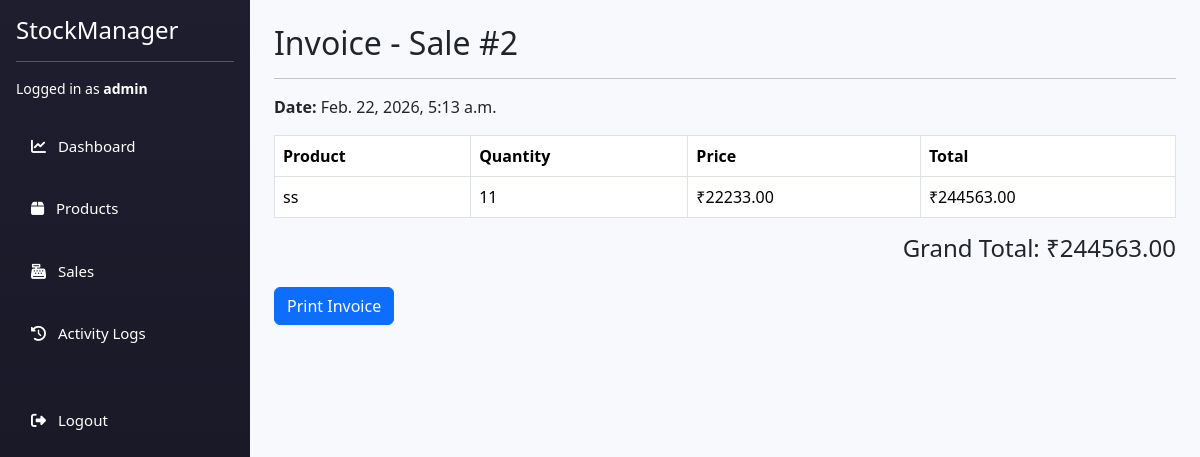
Screenshot of /sales/2/ (signed in) with the database file from the repository.
### app/models.py (models this page shows, shortened)
class Sale(models.Model):
    created_at = models.DateTimeField(auto_now_add=True)
    total_amount = models.DecimalField(max_digits=10, decimal_places=2, default=0)

class SaleItem(models.Model):
    sale = models.ForeignKey(Sale, on_delete=models.CASCADE, related_name='items')
    product = models.ForeignKey(Product, on_delete=models.CASCADE)
    quantity = models.PositiveIntegerField()
    price = models.DecimalField(max_digits=10, decimal_places=2)
    def get_total(self):
        return self.quantity * self.price

class Product(models.Model):
    name = models.CharField(max_length=100)
    sku = models.CharField(max_length=100, unique=True)
    category = models.ForeignKey(Category, on_delete=models.CASCADE)
    purchase_price = models.DecimalField(max_digits=10, decimal_places=2)
    selling_price = models.DecimalField(max_digits=10, decimal_places=2)
    quantity = models.PositiveIntegerField()
    minimum_stock = models.PositiveIntegerField(default=5)
    created_at = models.DateTimeField(default=timezone.now)

### app/views.py (the view)
# urls.py: path('sales/<int:pk>/', views.sale_detail, name='sale_detail'),
@login_required
def sale_detail(request, pk):
    sale = get_object_or_404(Sale, pk=pk)
    return render(request, 'sales/sale_detail.html', {'sale': sale})

### app/templates/sales/sale_detail.html
{% extends 'base.html' %}
{% block content %}
<h2>Invoice - Sale #{{ sale.id }}</h2>
<hr>
<p><strong>Date:</strong> {{ sale.created_at }}</p>
<table class="table table-bordered mt-3">
    <thead>
        <tr>
            <th>Product</th>
            <th>Quantity</th>
            <th>Price</th>
            <th>Total</th>
        </tr>
    </thead>
    <tbody>
        {% for item in sale.items.all %}
        <tr>
            <td>{{ item.product.name }}</td>
            <td>{{ item.quantity }}</td>
            <td>₹{{ item.price }}</td>
            <td>₹{{ item.get_total }}</td>
        </tr>
        {% endfor %}
    </tbody>
</table>
<h4 class="text-end">Grand Total: ₹{{ sale.total_amount }}</h4>
<button onclick="window.print()" class="btn btn-primary mt-3">
    Print Invoice
</button>
{% endblock %}

### app/templates/base.html (shortened to what this page needs)
{% load static %}
<!DOCTYPE html>
<html lang="en">
<head>
    <link href="https://cdn.jsdelivr.net/npm/bootstrap@5.3.3/dist/css/bootstrap.min.css" rel="stylesheet">
    <link rel="stylesheet" href="https://cdnjs.cloudflare.com/ajax/libs/font-awesome/6.5.0/css/all.min.css">
    <link rel="stylesheet" href="{% static 'css/style.css' %}">
</head>
<body>
<div class="d-flex">
    {% if user.is_authenticated %}
    <div class="sidebar p-3 text-white">
        <h4 class="text-white">StockManager</h4>
        <hr class="bg-light">
        <p class="small">
            Logged in as <strong>{{ user.username }}</strong>
        </p>
        <ul class="nav flex-column">
            <li class="nav-item">
                <a href="{% url 'dashboard' %}" class="nav-link text-white">
                    <i class="fas fa-chart-line me-2"></i> Dashboard
                </a>
            </li>
            {% if user.is_superuser %}
            <li class="nav-item">
                <a href="{% url 'product_list' %}" class="nav-link text-white">
                    <i class="fas fa-box me-2"></i> Products
                </a>
            </li>
            {% endif %}
            {% if user.is_staff %}
            <li class="nav-item">
                <a href="{% url 'sale_list' %}" class="nav-link text-white">
                    <i class="fas fa-cash-register me-2"></i> Sales
                </a>
            </li>
            {% endif %}
            {% if user.is_superuser %}
            <li class="nav-item">
                <a href="{% url 'activity_logs' %}" class="nav-link text-white">
                    <i class="fas fa-history me-2"></i> Activity Logs
                </a>
            </li>
            {% endif %}
            <li class="nav-item mt-4">
                <form action="{% url 'logout' %}" method="post">
                    <button type="submit"
                            class="nav-link text-white logout-btn w-100">
                        <i class="fas fa-sign-out-alt me-2"></i> Logout
                    </button>
                </form>
            </li>
        </ul>
    </div>
    {% endif %}
    <div class="content flex-grow-1 p-4">
        {% block content %}
        {% endblock %}
    </div>
</div>
</body>
</html>

### app/static/css/style.css (style rules this page uses)
body { background-color: #f4f6f9; }
.sidebar { width: 240px; background: linear-gradient(180deg, #1e1e2f, #151521); min-height: 100vh; }
.sidebar .nav-link { margin: 10px 0; }
.content { background-color: #f4f6f9; }

### app/templates/base.html (style rules this page uses)
body { overflow-x: hidden; }
.sidebar { width: 250px; min-height: 100vh; background: linear-gradient(180deg, #1e1e2f, #151522); }
.sidebar .nav-link { font-size: 15px; padding: 10px 15px; }
.content { background-color: #f8f9fc; min-height: 100vh; }
.logout-btn { border: none; background: none; padding: 0; text-align: left; }

### rows the page displays
Sale: id "2", created_at "Feb. 22, 2026, 5:13 a.m.", total_amount "244563.00"
SaleItem: product.name "ss", quantity "11", price "22233.00", get_total "244563.00"

### other values shown
{{ user.username }} "admin"
